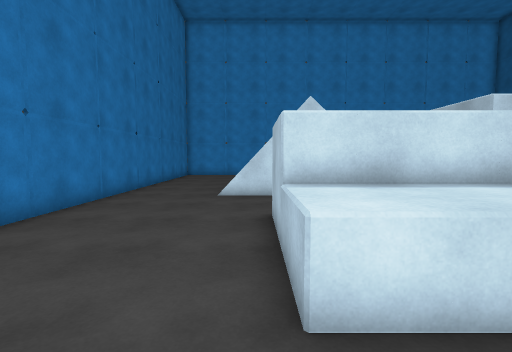
View 1 (above)

18 first-person views from a walk through a Unity game level. The camera is 1.4 m above the floor, tilts 4° down and sees 85° across. The floor is counted in squares, 0.96 m on a side. Each view is taken from the middle of a square. On the plan, view 1 faces up. The plan holds only what a view shows up to about 14 squares ahead; the rest is blank. The place goes on beyond the plan. The player is left out.

View 2
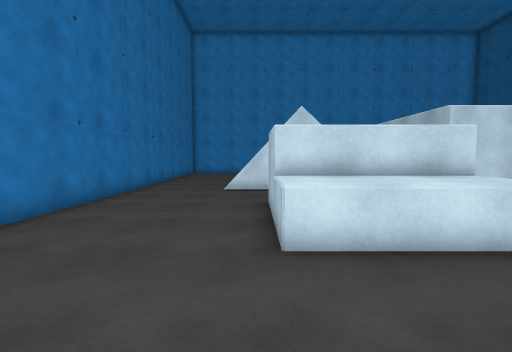

View 3
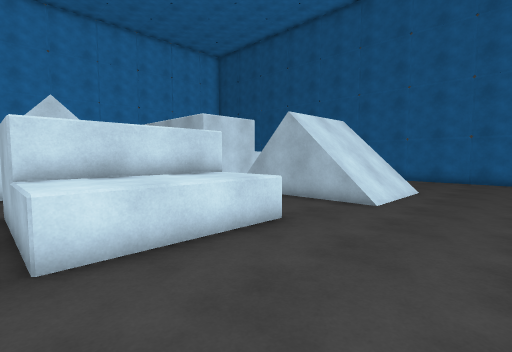

View 4
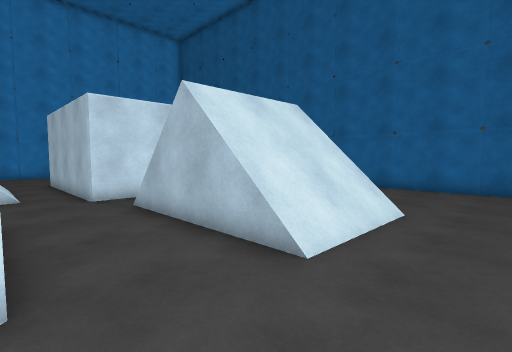

View 5
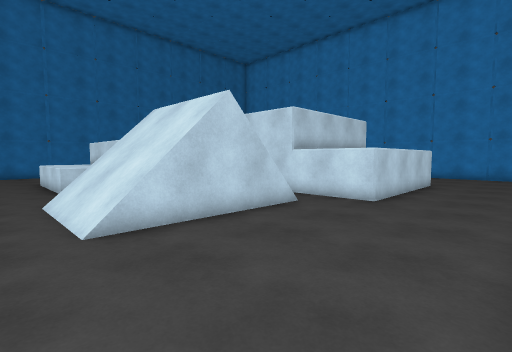

View 6
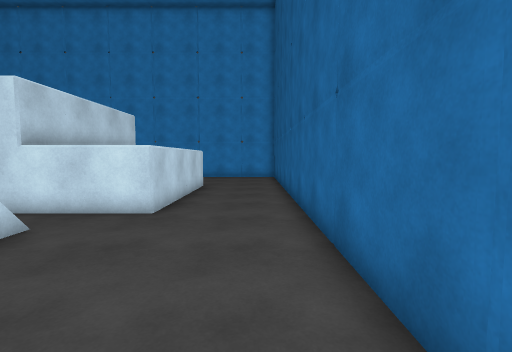

View 7
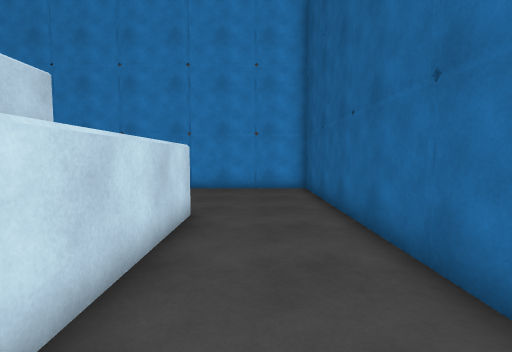

View 8
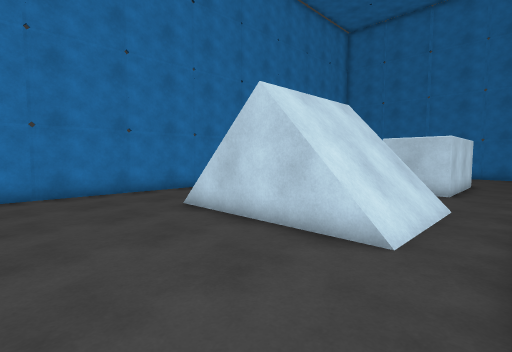

View 9
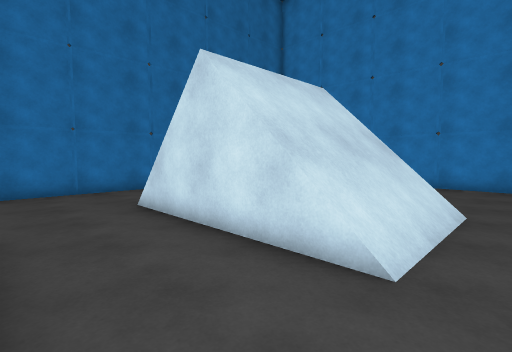

View 10
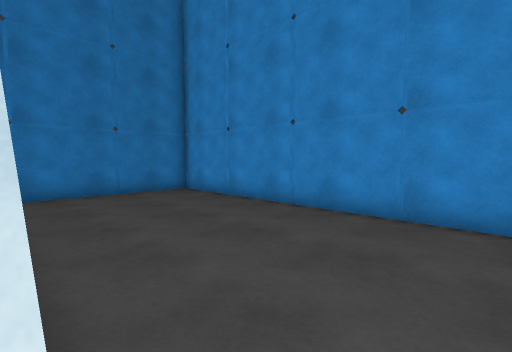

View 11
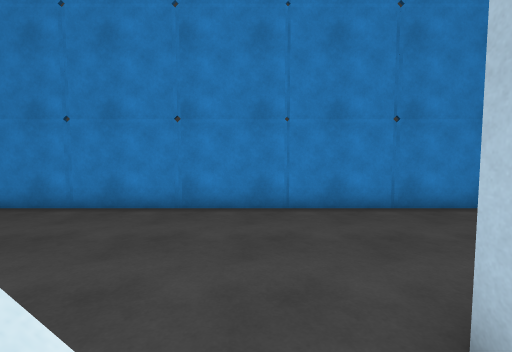

View 12
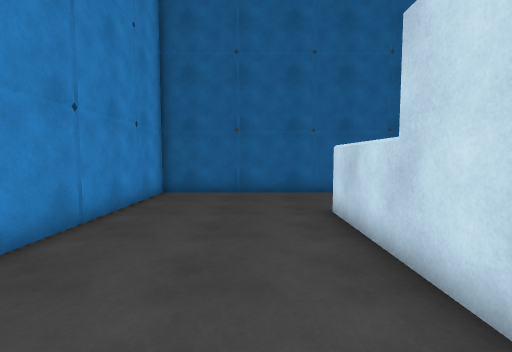

View 13
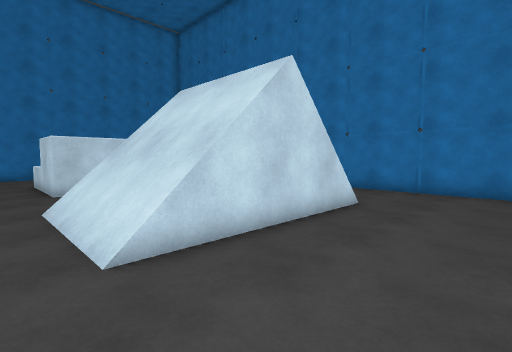

View 14
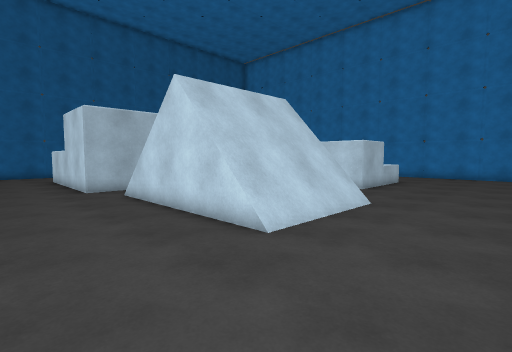

View 15
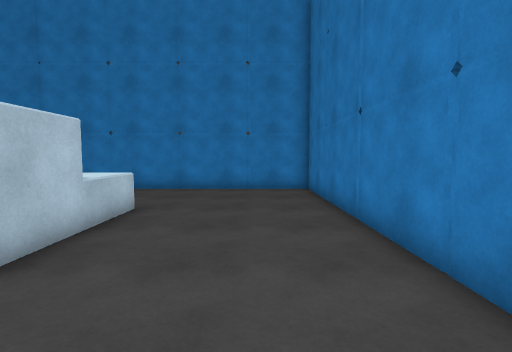

View 16
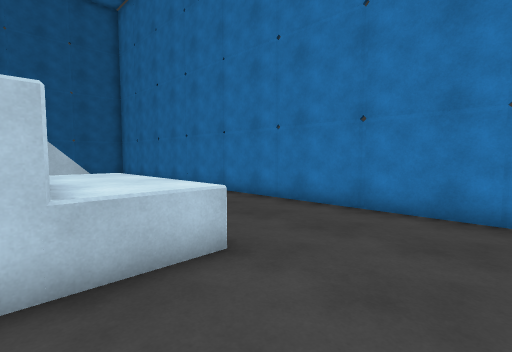

View 17
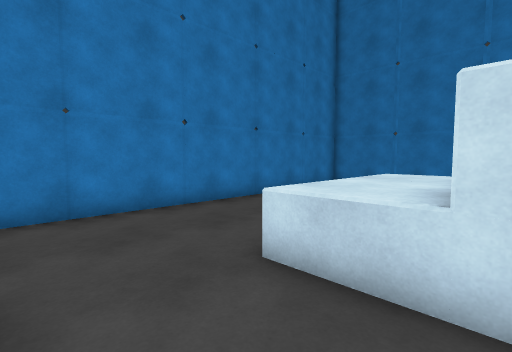

View 18
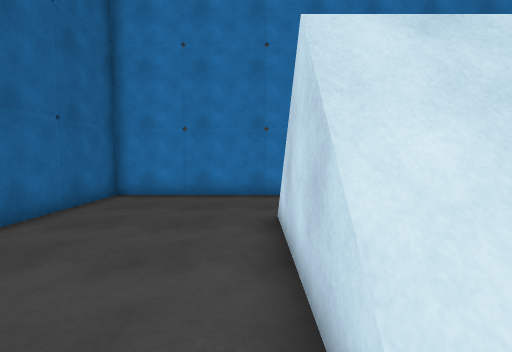

### Floor plan
Key: @ floor where view 1 was taken; # wall or solid block; . floor; / step, stairs or slope; = window, fence, low wall or low ledge; v drop or lower ground; O other object.
Columns run from 6 left of view 1 to 19 right of it. Each row starts with its distance up from view 1.
 22 ##########################
 21 #........................#
 20 #........................#
 19 #........................#
 18 #........................#
 17 #........................#
 16 #..............O..OOO....#
 15 #....=###////.OOOOOOO....#
 14 #....=#v=////.OO.  OO....#
 13 #....=#v/////..O.  OO....#
 12 #....=#v/////..O.  OO....#
 11 #....=##=////.OOO OOO....#
 10 #.............OOOOOOO....#
  9 #..............O..OOO....#
  8 #........................#
  7 #......OO......====......#
  6 #......OOOOO...####......#
  5 #......O.OOO...#vv#......#
  4 #......OOOOO...////......#
  3 #......OOOOO...////......#
  2 #..............////......#
  1 #........................#
  0 #.....@..................#
 -1 #........................#
 -2 #........................#
 -3 ##########################

Positions as (right, up) in squares from view 1, and headings:
1: (0, 0), facing up
2: (0, -2), facing up
3: (0, -2), facing up-right
4: (5, -1), facing up-right
5: (18, 0), facing up-left
6: (17, 2), facing up
7: (16, 9), facing up
8: (17, 9), facing down-left
9: (7, 7), facing up-left
10: (6, 15), facing up-left
11: (6, 14), facing up
12: (7, 18), facing right
13: (7, 19), facing down-left
14: (-5, 19), facing down-right
15: (-3, 10), facing down
16: (-3, 5), facing down-right
17: (8, 5), facing down-left
18: (13, 8), facing down
